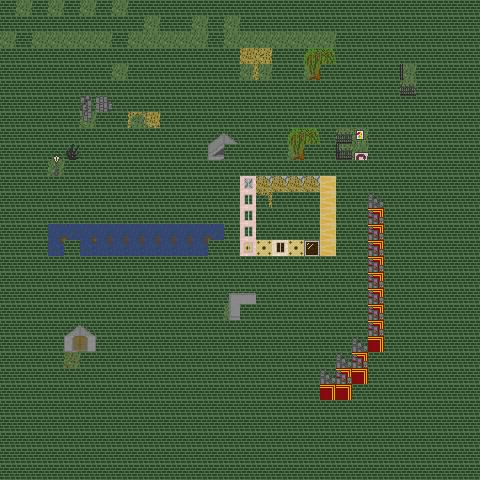

A level layout from a 2D game, rendered from its tile map. Below: a short description, then the map file with tile-grid data replaced by summaries:
An orthogonal 30x30 tile map with 16x16 px tiles, 3 tile layers (Tile Layer 1, Tile Layer 2, Tile Layer 3), 2 tilesets.

<map version="1.0" orientation="orthogonal" width="30" height="30" tilewidth="16" tileheight="16">
 <tileset firstgid="1" name="grave" tilewidth="32" tileheight="32">
  <image source="graveyardTileset.png" trans="ff00ff" width="256" height="256" />
 </tileset>
 <tileset firstgid="65" name="modern" tilewidth="16" tileheight="16">
  <image source="modernTileset.png" trans="ff00ff" width="256" height="256" />
 </tileset>
 <layer name="Tile Layer 1" width="30" height="30">
  <data>[900 cells, 900 non-empty, 2 distinct tile ids]</data>
 </layer>
 <layer name="Tile Layer 2" width="30" height="30">
  <data>[900 cells, 874 non-empty, 25 distinct tile ids]</data>
 </layer>
 <layer name="Tile Layer 3" width="30" height="30">
  <data>[900 cells, 15 non-empty, 4 distinct tile ids]</data>
 </layer>
</map>
